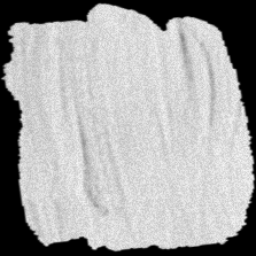
#> input picture train/brush/real/brush_0000.png, 256 x 256 px; its folder holds only this picture in this run
$ python setup_brushes.py --src ../train/brush/real
#> lines starting #> are read from the running program, lines starting #| are printed output that depends on the picture
#!/usr/bin/env python
"""[3A] Build the real brush-texture library used by --real_brush.

It writes normalised grayscale brush PNGs into BOTH:
    train/brush/real/      and      inference/brush/real/

Two modes:
  1) --src <dir>   : import every image under <dir>, convert to grayscale,
                     auto-crop to content, pad to square, resize, and save.
                     Use this with real brush datasets (see README "3A datasets").
  2) --synthesize N: generate N starter brushes by augmenting the two built-in
                     templates (rotate / scale / elastic). Lets you run the
                     pipeline immediately; replace with real brushes later.

Examples:
    python tools/setup_brushes.py --synthesize 64
    python tools/setup_brushes.py --src ~/datasets/oil_brushstrokes
"""
import argparse
import glob
import os

import numpy as np
from PIL import Image

HERE = os.path.dirname(os.path.dirname(os.path.abspath(__file__)))
DEST_DIRS = [os.path.join(HERE, 'train', 'brush', 'real'),
             os.path.join(HERE, 'inference', 'brush', 'real')]
BUILTIN = [os.path.join(HERE, 'train', 'brush', 'brush_large_vertical.png'),
           os.path.join(HERE, 'train', 'brush', 'brush_large_horizontal.png')]


def to_gray_square(arr, size):
    """Auto-crop to non-zero content, pad to square, resize -> (size,size) uint8."""
    ys, xs = np.where(arr > 8)
    if len(xs) > 0:
        arr = arr[ys.min():ys.max() + 1, xs.min():xs.max() + 1]
    h, w = arr.shape
    s = max(h, w)
    canvas = np.zeros((s, s), dtype=arr.dtype)
    canvas[(s - h) // 2:(s - h) // 2 + h, (s - w) // 2:(s - w) // 2 + w] = arr
    return np.array(Image.fromarray(canvas).resize((size, size), Image.BILINEAR))


def save_all(images, size, crop=True):
    for d in DEST_DIRS:
        os.makedirs(d, exist_ok=True)
    n = 0
    for i, arr in enumerate(images):
        out = to_gray_square(arr, size) if crop else np.array(
            Image.fromarray(arr).resize((size, size), Image.BILINEAR))
        for d in DEST_DIRS:
            Image.fromarray(out).save(os.path.join(d, 'brush_%04d.png' % i))
        n += 1
    print('Wrote %d brushes into:' % n)
    for d in DEST_DIRS:
        print('  ', d)


def from_src(src, size):
#> called with src = '../train/brush/real', size = 256
    paths = []
    for ext in ('*.png', '*.jpg', '*.jpeg', '*.bmp', '*.tif', '*.tiff', '*.gbr'):
        paths += glob.glob(os.path.join(src, '**', ext), recursive=True)
    paths = sorted(paths)
    if not paths:
        raise SystemExit('No images found under %s' % src)
    imgs = []
    for p in paths:
        try:
            im = Image.open(p).convert('L')
#> im is the input picture: PIL image 256x256 L; min 0, max 246, mean 165.6
        except Exception as e:
            print('skip %s (%s)' % (p, e))
            continue
        arr = np.array(im).astype(np.float32)
        # If the brush is dark-on-light, invert so "ink" is bright.
        if arr.mean() > 127:
            arr = 255.0 - arr
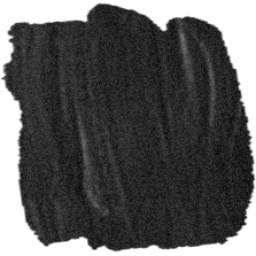
#> arr: shape (256, 256) float32; min 9, max 255, mean 89.4
        imgs.append(arr.astype(np.uint8))
    return imgs


def synthesize(n, size):
    rng = np.random.default_rng(0)
    bases = [np.array(Image.open(p).convert('L')).astype(np.float32) for p in BUILTIN]
    out = []
    for i in range(n):
        base = bases[i % len(bases)].copy()
        im = Image.fromarray(base.astype(np.uint8))
        ang = float(rng.uniform(-25, 25))
        im = im.rotate(ang, resample=Image.BILINEAR, expand=True)
        arr = np.array(im).astype(np.float32)
        # random vertical/horizontal squash to vary aspect
        sx = float(rng.uniform(0.6, 1.0))
        sy = float(rng.uniform(0.6, 1.0))
        h, w = arr.shape
        im = Image.fromarray(arr.astype(np.uint8)).resize((max(1, int(w * sx)), max(1, int(h * sy))), Image.BILINEAR)
        arr = np.array(im).astype(np.float32)
        # mild multiplicative grain so textures are not identical
        grain = rng.uniform(0.85, 1.0, size=arr.shape).astype(np.float32)
        arr = np.clip(arr * grain, 0, 255).astype(np.uint8)
        out.append(arr)
    return out


def main():
    ap = argparse.ArgumentParser()
    ap.add_argument('--src', type=str, default=None, help='directory of real brush images to import')
    ap.add_argument('--synthesize', type=int, default=0, help='generate N starter brushes from built-ins')
    ap.add_argument('--size', type=int, default=256)
    args = ap.parse_args()

    if args.src:
        save_all(from_src(args.src, args.size), args.size)
#> the loop in save_all, `for d in DEST_DIRS:` made 2 passes
#> the loop in save_all, `for i, arr in enumerate(images):` made 1 pass
#> (h in to_gray_square, w in to_gray_square, s in to_gray_square, n) on pass 1: (256, 256, 256, 1)
#> after the loop in save_all, `for i, arr in enumerate(images):`: n = 1
#| Wrote 1 brushes into:
    elif args.synthesize > 0:
        save_all(synthesize(args.synthesize, args.size), args.size)
    else:
        ap.error('use either --src <dir> or --synthesize N')


if __name__ == '__main__':
    main()
